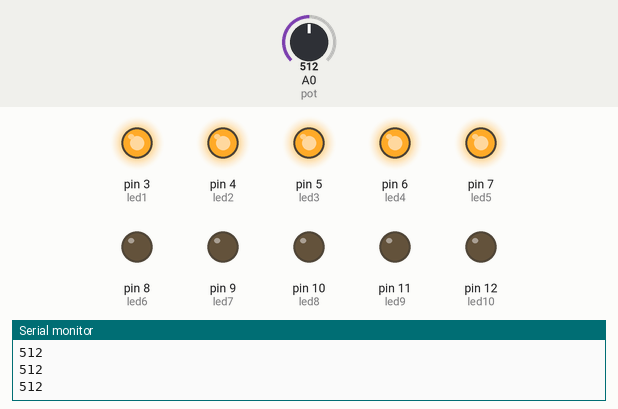
Recording of a sketch running on a simulated Arduino Uno, built with avr-gcc and run on an emulated ATmega328P. Parts: output pins drawn as LEDs (lit = HIGH), the last lines printed to the serial monitor. The inputs (shaded band) are chosen by the test bench; at power-on: A0 (pot) = 512.

Above: at 1.2 s.
1.3 s: A0 (pot) set to 490
At 2.5 s:
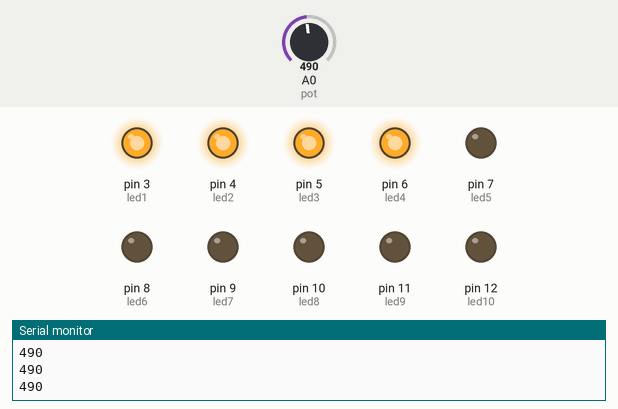
2.8 s: A0 (pot) set to 306
At 3.9 s:
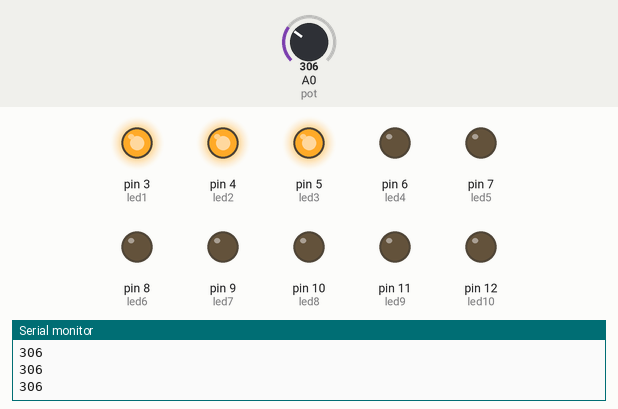
4.3 s: A0 (pot) set to 290
At 5.0 s:
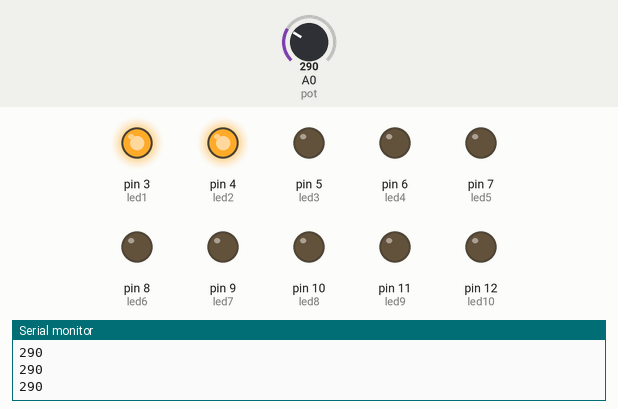
5.8 s: A0 (pot) set to 122
At 7.0 s:
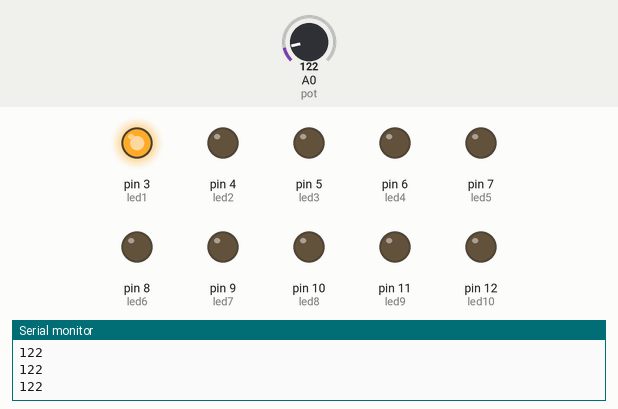
7.3 s: A0 (pot) set to 106
8.8 s: A0 (pot) set to 94
At 9.4 s:
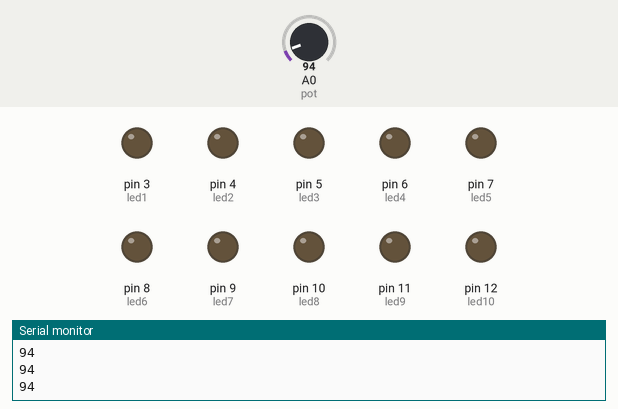
Timing chart, 0 to 11.3 s (numbered marks = the images above; inputs shaded):
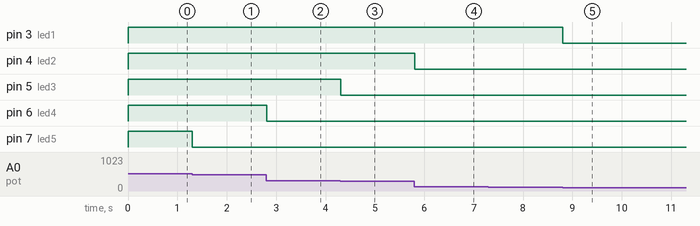

The sketch:

codigo.ino
```cpp
// C++ code
//

const int pot = 0;

const int led1 = 3;
const int led2 = 4;
const int led3 = 5;
const int led4 = 6;
const int led5 = 7;
const int led6 = 8;
const int led7 = 9;
const int led8 = 10;
const int led9 = 11;
const int led10 = 12;

void setup()
{
  pinMode(led1, OUTPUT);
  pinMode(led2, OUTPUT);
  pinMode(led3, OUTPUT);
  pinMode(led4, OUTPUT);
  pinMode(led5, OUTPUT);
  pinMode(led6, OUTPUT);
  pinMode(led7, OUTPUT);
  pinMode(led8, OUTPUT);
  pinMode(led9, OUTPUT);
  pinMode(led10, OUTPUT);

  Serial.begin(9600);
}

int var;

void loop()
{
  var = analogRead(pot);
  Serial.println(var);

 if(var > 100){
    digitalWrite(led1, HIGH);
  }else{
    digitalWrite(led1, LOW);
  }
  if(var > 200){
    digitalWrite(led2, HIGH);
  }else{
    digitalWrite(led2, LOW);
  }
  if(var > 300){
    digitalWrite(led3, HIGH);
  }else{
    digitalWrite(led3, LOW);
  }
  if(var > 400){
    digitalWrite(led4, HIGH);
  }else{
    digitalWrite(led4, LOW);
  }
  if(var > 500){
    digitalWrite(led5, HIGH);
  }else{
    digitalWrite(led5, LOW);
  }
  if(var > 600){
    digitalWrite(led6, HIGH);
  }else{
    digitalWrite(led6, LOW);
  }
  if(var > 700){
    digitalWrite(led7, HIGH);
  }else{
    digitalWrite(led7, LOW);
  }
  if(var > 800){
    digitalWrite(led8, HIGH);
  }else{
    digitalWrite(led8, LOW);
  }
  if(var > 900){
    digitalWrite(led9, HIGH);
  }else{
    digitalWrite(led9, LOW);
  }
  if(var > 1000){
    digitalWrite(led10, HIGH);
  }else{
    digitalWrite(led10, LOW);
  }
  delay(10);
}
```

Measured:
- the behaviour switches between 101 and 100 on A0 (pot) (found by bisection; images 4 and 5)
- after the input at 1.3 s, pin 7 (led5): HIGH → LOW at once
- after the input at 2.8 s, pin 6 (led4): HIGH → LOW at once
- after the input at 4.3 s, pin 5 (led3): HIGH → LOW at once
- after the input at 5.8 s, pin 4 (led2): HIGH → LOW at once
- after the input at 8.8 s, pin 3 (led1): HIGH → LOW at once
